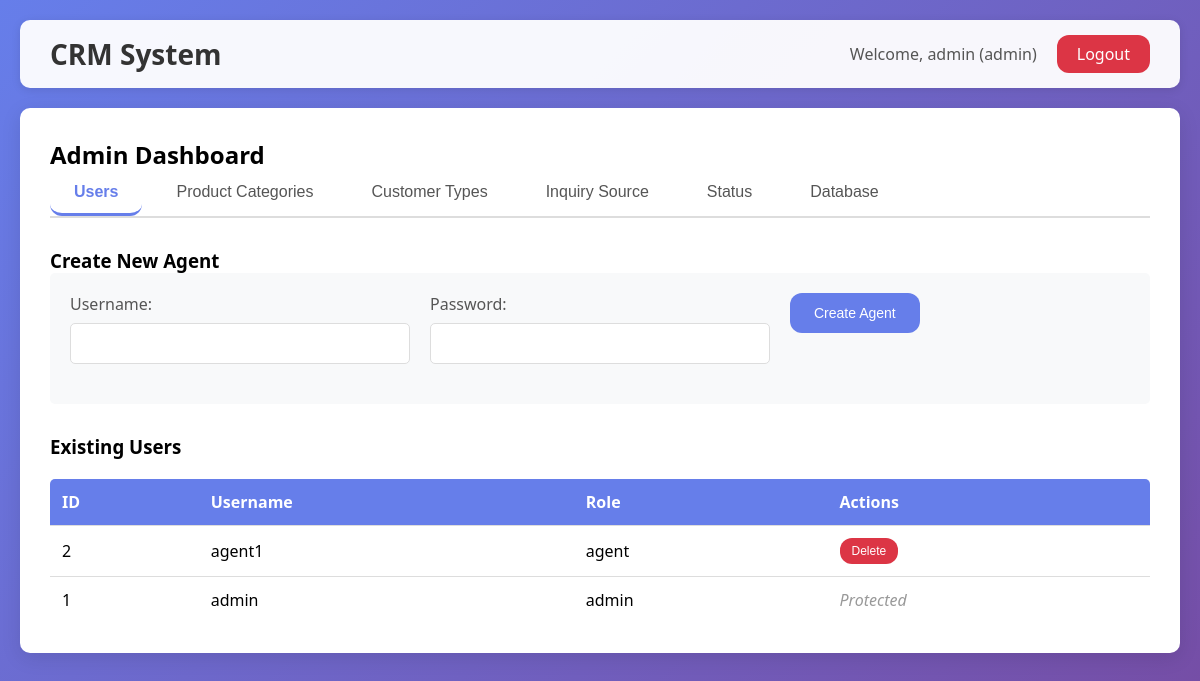
The page /index.php?page=admin (signed in) on the database as committed earlier.
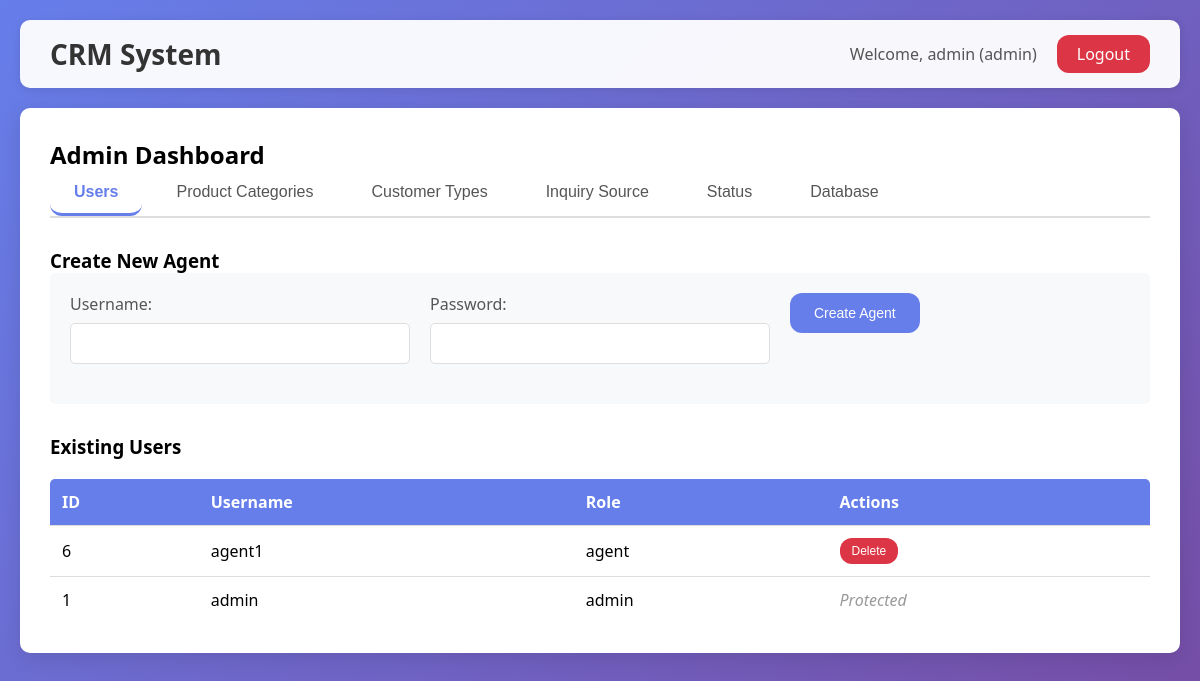
The same page on the database as committed later.
### tables this page shows
CREATE TABLE users (
        id INTEGER PRIMARY KEY AUTOINCREMENT,
        username TEXT UNIQUE NOT NULL,
        password TEXT NOT NULL,
        role TEXT NOT NULL DEFAULT 'agent',
        created_at DATETIME DEFAULT CURRENT_TIMESTAMP
    );

### modules/auth.php (called while the page is built, shortened)
<?php
function checkLogin() {
    return true;
}
?>

### modules/admin.php (called while the page is built, shortened)
<?php
function getAllUsers($pdo) {
    $stmt = $pdo->query("SELECT id, username, role FROM users ORDER BY id DESC");
    return $stmt->fetchAll();
}
?>

### pages/admin.php (the view, shortened to what this page needs)
<?php
require_once __DIR__ . '/../modules/admin.php';
$users = getAllUsers($pdo);
?>
<div class="admin-dashboard">
    <h2>Admin Dashboard</h2>
    <div class="admin-tabs">
        <button class="tab-btn active" onclick="switchTab('users')">Users</button>
        <button class="tab-btn" onclick="switchTab('product-categories')">Product Categories</button>
        <button class="tab-btn" onclick="switchTab('customer-types')">Customer Types</button>
        <button class="tab-btn" onclick="switchTab('inquiry-sources')">Inquiry Source</button>
        <button class="tab-btn" onclick="switchTab('statuses')">Status</button>
        <button class="tab-btn" onclick="switchTab('database')">Database</button>
    </div>
    <div id="users-tab" class="tab-content active">
        <h3>Create New Agent</h3>
        <form id="createAgentForm" class="admin-form">
            <div class="form-row">
                <div class="form-group">
                    <label for="agent_username">Username:</label>
                    <input type="text" id="agent_username" name="username" required>
                </div>
                <div class="form-group">
                    <label for="agent_password">Password:</label>
                    <input type="password" id="agent_password" name="password" required>
                </div>
                <div class="form-group">
                    <button type="submit" class="btn-primary">Create Agent</button>
                </div>
            </div>
        </form>
        <h3>Existing Users</h3>
        <div class="table-container">
            <table class="data-table">
                <thead>
                    <tr>
                        <th>ID</th>
                        <th>Username</th>
                        <th>Role</th>
                        <th>Actions</th>
                    </tr>
                </thead>
                <tbody id="usersTableBody">
                    <?php foreach ($users as $user): ?>
                        <tr>
                            <td><?php echo $user['id']; ?></td>
                            <td><?php echo htmlspecialchars($user['username']); ?></td>
                            <td><?php echo htmlspecialchars($user['role']); ?></td>
                            <td>
                                <?php if (strtolower($user['username']) !== 'admin'): ?>
                                    <button type="button" class="btn-delete" onclick="deleteUser(<?php echo $user['id']; ?>, '<?php echo htmlspecialchars($user['username'], ENT_QUOTES); ?>')">Delete</button>
                                <?php else: ?>
                                    <span style="color: #999; font-style: italic;">Protected</span>
                                <?php endif; ?>
                            </td>
                        </tr>
                    <?php endforeach; ?>
                </tbody>
            </table>
        </div>
    </div>
</div>

### index.php (shortened to what this page needs)
<?php
require_once __DIR__ . '/config/db.php';
require_once __DIR__ . '/modules/auth.php';
$logged_in = checkLogin();
$current_page = $_GET['page'] ?? 'login';
?>
<!DOCTYPE html>
<html lang="en">
<head>
    <link rel="stylesheet" href="css/style.css?v=<?php echo filemtime(__DIR__ . '/css/style.css'); ?>">
</head>
<body>
    <?php if ($logged_in): ?>
        <div class="header">
            <div class="header-content">
                <h1>CRM System</h1>
                <div class="user-info">
                    <span>Welcome, <?php echo htmlspecialchars($_SESSION['username']); ?> (<?php echo $_SESSION['role']; ?>)</span>
                    <a href="?logout=1" class="btn-logout">Logout</a>
                </div>
            </div>
        </div>
    <?php endif; ?>
    <div class="container">
        <?php if (!$logged_in): ?>
            <?php include 'pages/login.php'; ?>
        <?php elseif ($current_page === 'agent'): ?>
            <?php include 'pages/agent.php'; ?>
        <?php elseif ($current_page === 'admin'): ?>
            <?php include 'pages/admin.php'; ?>
        <?php endif; ?>
    </div>
</body>
</html>

### css/style.css (style rules this page uses)
* { margin: 0; padding: 0; box-sizing: border-box; }
body { font-family: 'Segoe UI', Tahoma, Geneva, Verdana, sans-serif; background: linear-gradient(135deg, #667eea 0%, #764ba2 100%); min-height: 100vh; padding: 20px; }
.container { max-width: 1400px; margin: 0 auto; }
.header { background: rgba(255, 255, 255, 0.95); box-shadow: 0 2px 10px rgba(0, 0, 0, 0.1); margin-bottom: 20px; border-radius: 10px; padding: 15px 30px; }
.header-content { display: flex; justify-content: space-between; align-items: center; }
.header h1 { color: #333; font-size: 28px; }
.user-info { display: flex; align-items: center; gap: 20px; }
.user-info span { color: #555; font-weight: 500; }
.btn-logout { background: #dc3545; color: white; padding: 8px 20px; border-radius: 12px; text-decoration: none; transition: background 0.3s; }
.form-group { margin-bottom: 20px; }
.form-group label { display: block; margin-bottom: 8px; color: #555; font-weight: 500; }
.form-group input[type="text"], .form-group input[type="date"], .form-group input[type="time"], .form-group input[type="password"], .form-group textarea, .form-group select { width: 100%; padding: 10px; border: 1px solid #ddd; border-radius: 5px; font-size: 14px; font-family: inherit; }
.form-row { display: grid; grid-template-columns: repeat(auto-fit, minmax(250px, 1fr)); gap: 20px; }
button, .btn-primary, .btn-secondary, .btn-delete { border-radius: 12px !important; }
.btn-primary, .btn-secondary, .btn-delete { padding: 12px 24px; border: none; border-radius: 12px; font-size: 14px; cursor: pointer; transition: all 0.3s; font-weight: 500; }
.btn-primary { background: #667eea; color: white; }
.btn-delete { background: #dc3545; color: white; padding: 6px 12px; font-size: 12px; }
.admin-dashboard { background: white; padding: 30px; border-radius: 10px; box-shadow: 0 5px 20px rgba(0, 0, 0, 0.1); }
.admin-tabs { display: flex; gap: 10px; margin-bottom: 30px; border-bottom: 2px solid #ddd; }
.tab-btn { padding: 12px 24px; background: transparent; border: none; border-bottom: 3px solid transparent; cursor: pointer; font-size: 16px; color: #555; transition: all 0.3s; }
.tab-btn.active { color: #667eea; border-bottom-color: #667eea; font-weight: 600; }
.tab-content { display: none; }
.tab-content.active { display: block; }
.admin-form { background: #f8f9fa; padding: 20px; border-radius: 5px; margin-bottom: 30px; }
.table-container { overflow-x: auto; margin-top: 20px; }
.data-table { width: 100%; border-collapse: collapse; background: white; border-radius: 5px; overflow: hidden; }
.data-table thead { background: #667eea; color: white; }
.data-table th, .data-table td { padding: 12px; text-align: left; border-bottom: 1px solid #ddd; }
.data-table tbody tr:last-child td { border-bottom: none; }

Rows that differ between the two databases and show on the page:
removed users: id "2", username "agent1", role "agent"
added users: id "6", username "agent1", role "agent"
